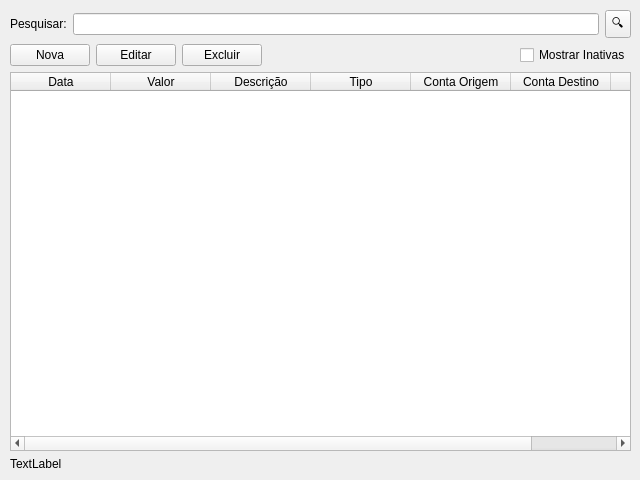
<?xml version="1.0" encoding="UTF-8"?>
<ui version="4.0">
 <class>MovimentacoesWidget</class>
 <widget class="QWidget" name="MovimentacoesWidget">
  <property name="geometry">
   <rect>
    <x>0</x>
    <y>0</y>
    <width>640</width>
    <height>480</height>
   </rect>
  </property>
  <property name="minimumSize">
   <size>
    <width>640</width>
    <height>480</height>
   </size>
  </property>
  <property name="windowTitle">
   <string>Form</string>
  </property>
  <widget class="QWidget" name="verticalLayoutWidget">
   <property name="geometry">
    <rect>
     <x>10</x>
     <y>10</y>
     <width>621</width>
     <height>461</height>
    </rect>
   </property>
   <layout class="QVBoxLayout" name="layPrincipal">
    <item>
     <layout class="QHBoxLayout" name="layPesquisa">
      <item>
       <widget class="QLabel" name="lblPesquisar">
        <property name="text">
         <string>Pesquisar:</string>
        </property>
       </widget>
      </item>
      <item>
       <widget class="QLineEdit" name="edtPesquisar"/>
      </item>
      <item>
       <widget class="QToolButton" name="btnPesquisar">
        <property name="text">
         <string>🔍</string>
        </property>
        <property name="checkable">
         <bool>false</bool>
        </property>
       </widget>
      </item>
     </layout>
    </item>
    <item>
     <layout class="QHBoxLayout" name="layFerramentas">
      <item>
       <widget class="QPushButton" name="btnNova">
        <property name="text">
         <string>Nova</string>
        </property>
       </widget>
      </item>
      <item>
       <widget class="QPushButton" name="btnEditar">
        <property name="text">
         <string>Editar</string>
        </property>
       </widget>
      </item>
      <item>
       <widget class="QPushButton" name="btnExcluir">
        <property name="text">
         <string>Excluir</string>
        </property>
       </widget>
      </item>
      <item>
       <spacer name="spacer">
        <property name="orientation">
         <enum>Qt::Orientation::Horizontal</enum>
        </property>
        <property name="sizeHint" stdset="0">
         <size>
          <width>40</width>
          <height>20</height>
         </size>
        </property>
       </spacer>
      </item>
      <item>
       <widget class="QCheckBox" name="chkMostrarInativas">
        <property name="text">
         <string>Mostrar Inativas</string>
        </property>
       </widget>
      </item>
     </layout>
    </item>
    <item>
     <widget class="QTableWidget" name="tblMovimentacoes">
      <property name="columnCount">
       <number>7</number>
      </property>
      <column>
       <property name="text">
        <string>Data</string>
       </property>
      </column>
      <column>
       <property name="text">
        <string>Valor</string>
       </property>
      </column>
      <column>
       <property name="text">
        <string>Descrição</string>
       </property>
      </column>
      <column>
       <property name="text">
        <string>Tipo</string>
       </property>
      </column>
      <column>
       <property name="text">
        <string>Conta Origem</string>
       </property>
      </column>
      <column>
       <property name="text">
        <string>Conta Destino</string>
       </property>
      </column>
      <column>
       <property name="text">
        <string>Categoria</string>
       </property>
      </column>
     </widget>
    </item>
    <item>
     <widget class="QLabel" name="lblQuantidade">
      <property name="text">
       <string>TextLabel</string>
      </property>
     </widget>
    </item>
   </layout>
  </widget>
 </widget>
 <resources/>
 <connections/>
</ui>
